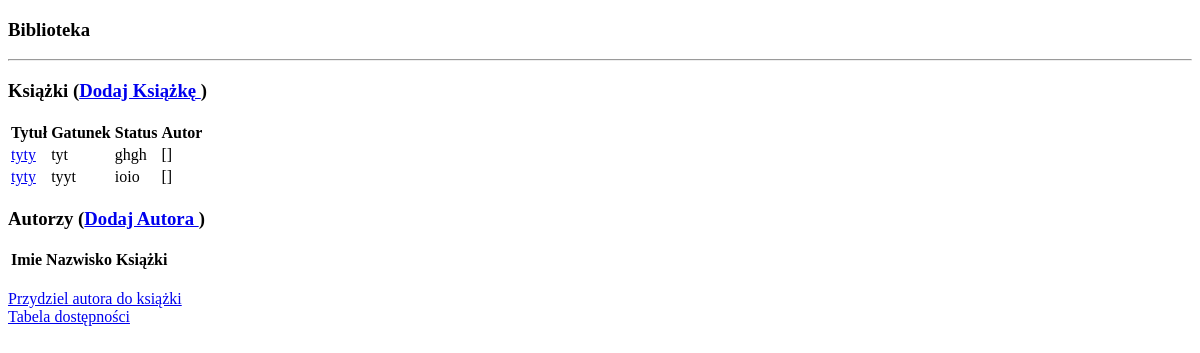
Before: / with the older database file.
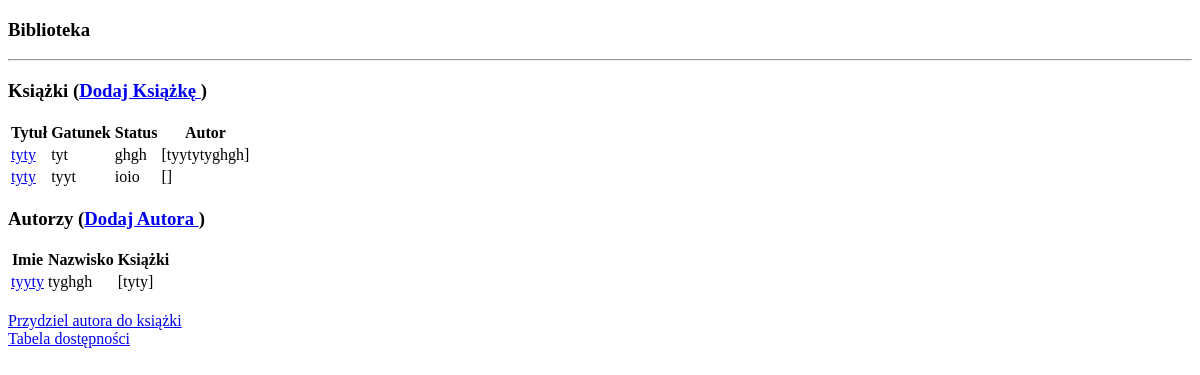
After: the same page with the newer database file.
### app.py (models this page shows, shortened)
class Book(db.Model):
   id = db.Column('id', db.Integer, primary_key = True)
   title = db.Column(db.String(200))
   gnere = db.Column(db.String(200))
   status = db.Column("status", db.String(200))
   author_id = db.relationship('Author',secondary=book_author, backref="authored")
   acess_id = db.relationship("Acess", backref="acess_")
   def __repr__(self):
      return f'{self.title}'

class Author(db.Model):
   id = db.Column('id', db.Integer, primary_key = True)
   name = db.Column(db.String(200))
   surname = db.Column(db.String(200))
   books = db.Column(db.Integer)
   book_id = db.relationship('Book',secondary=book_author, backref="wrote")
   def __repr__(self):
      return f"{self.name}{self.surname}"

### app.py (the view)
@app.route('/')
def show_all():
   return render_template('show_all.html', book = Book.query.all(), author = Author.query.all() )

### templates/show_all.html (shortened to what this page needs)
<!DOCTYPE html>
<html lang = "en">
   <head></head>
   <body>
      <h3> Biblioteka </h3>
      <hr/>
      <h3>Książki (<a href = "{{ url_for('new_book') }}">Dodaj Książkę
         </a>)</h3>
      <table>
         <thead>
            <tr>
               <th>Tytuł</th>
               <th>Gatunek</th>
               <th>Status</th>
               <th>Autor</th>
            </tr>
         </thead>
         <tbody>
            {% for book_ in book %}
               <tr>
                  <td><a href="/edit/book/{{ book_.id }}">{{ book_.title }}</a></td>
                  <td>{{ book_.gnere }}</td>
                  <td>{{ book_.status }}</td>
                  <td>{{ book_.author_id }}</td>
               </tr>
            {% endfor %}
         </tbody>
      </table>
      <h3>Autorzy (<a href = "{{ url_for('new_author') }}">Dodaj Autora
    </a>)</h3>
 <table>
    <thead>
       <tr>
          <th>Imie</th>
          <th>Nazwisko</th>
          <th>Książki</th>
       </tr>
    </thead>
    <tbody>
       {% for author_ in author %}
          <tr>
             <td><a href="/edit/author/{{ author_.id }}">{{ author_.name }}</a></td>
             <td>{{ author_.surname }}</td>
             <td>{{ author_.book_id }}</td>
          </tr>
       {% endfor %}
    </tbody>
 </table>
<br>
 <a href="/combine"> Przydziel autora do książki</a>
 <br>
 <a href="/acess"> Tabela dostępności</a>
   </body>
</html>

Changed rows visible on the page:
computed for Book "tyt": author_id "[]" → "[tyytytyghgh]"
added Author: name "tyyty", surname "tyghgh", book_id "[tyty]"
